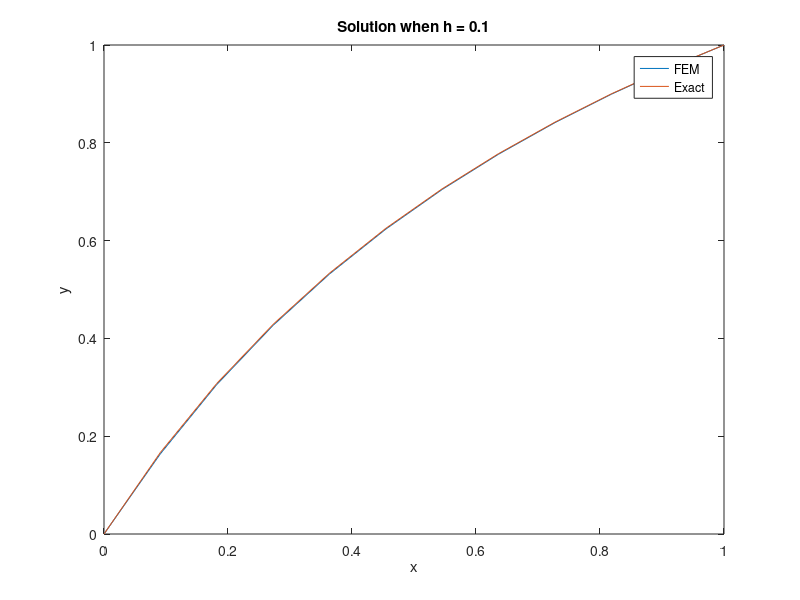
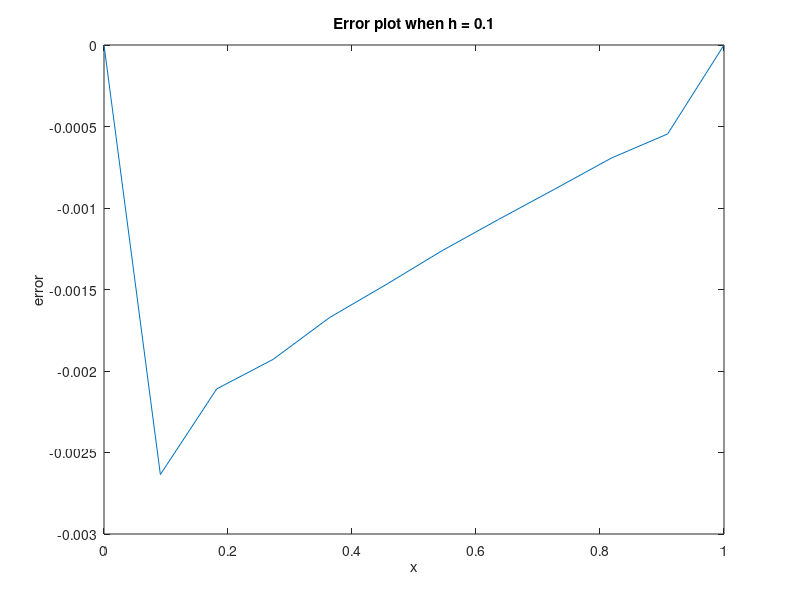

Source code (MATLAB) for these figures, in order:
%%Problem 1

clear all;

a = 0; b=1;             %Endpoints
alpha =0;               %BC at a
beta=1;                 %BC at b

M=10;                   %Number of interval

h = (b - a)/(M+1);      %Step size

%Interval
x=[a+h:h:b-h];
x_interval=[a:h:b];

%The functions
Q = @(x) -2/(1+x)^2;
r = @(x) (2*x-4)/(1+x)^2;

for k = 1:M
  %Forming the A matrix
    for j=1:M
        A(k,j) = -j^2*pi^2*sin(j*pi*x(k)) + Q(x(k))*sin(j*pi*x(k));       
    end
    
   %The R vector
    R(k) = r(x(k));
end

%Solve the system for the c values
c = A\R'; 

%Summing the values
j = [1:M];
for k = 1:length(x)
    Z(k) = sum((c.*sin(j*pi*x(k))'));
end

%The solution
Y = Z + x;

%Updating the solution with BC
Y=[alpha,Y,beta];


% The exact solution
yexact = @(x) 2*x/(1+x);
for k = 1:length(x_interval)
    yexact1(k) = yexact(x_interval(k));
end

figure
plot(x_interval,Y, x_interval, yexact1);
xlabel('x')
ylabel('y')
legend('FEM','Exact')
title('Solution when h = 0.1')



%Finding error
error = Y - yexact1;

figure
plot(x_interval, error);
xlabel('x')
ylabel('error')
title('Error plot when h = 0.1')